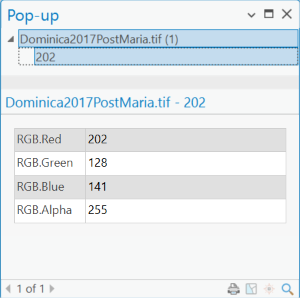
#> input picture content/images/4bandRGBA_Imagery.png, 300 x 298 px, given in place of Dominica2017_RGB_Extracted.png, which was not available
$ python resize_pngImage.py
#> lines starting #> are read from the running program, lines starting #| are printed output that depends on the picture
from PIL import Image


# Increase the maximum allowed image size
Image.MAX_IMAGE_PIXELS = None  # Disables the decompression bomb limit

input_path = r"C:\Projects\my_git_pages_website\Py-and-Sky-Labs\content\images\Dominica2017_RGB_Extracted.png"
output_path = r"C:\Projects\my_git_pages_website\Py-and-Sky-Labs\content\images\Dominica2017_RGB_Extracted_resized.png"


img = Image.open(input_path)
#> img is the input picture: PIL image 300x298 RGBA; mean R, G, B, A 230.7, 235.9, 239, 255
img= img.resize((1200,800)) # Resize to smaller size more manageable size for web display
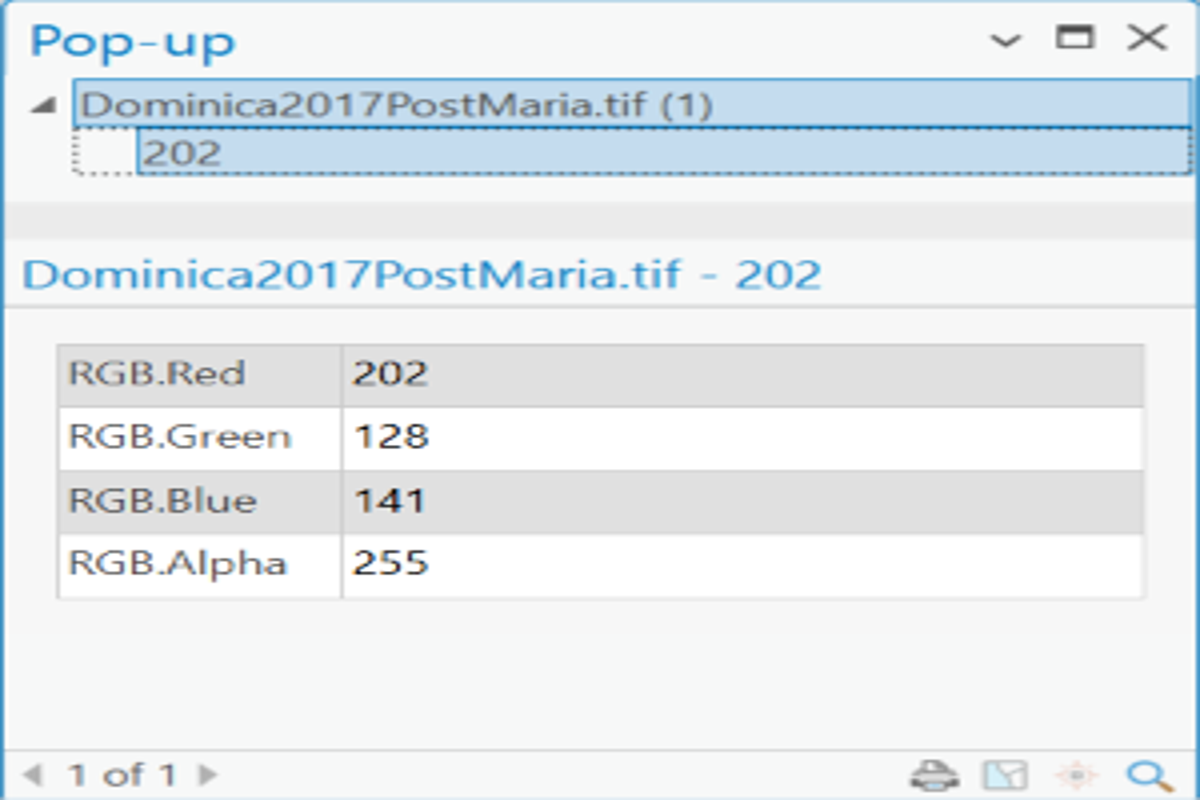
#> img: PIL image 1200x800 RGBA; mean R, G, B, A 230.7, 235.8, 239, 255
img.save(output_path)

print("Resized image saved",output_path)

$ run again, on content/images/ArcGIS_MB_ReformatImage_CreateFc_for_BuildingSamples.png
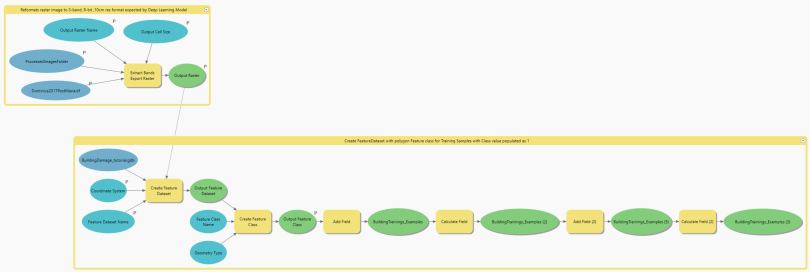
#> input picture content/images/ArcGIS_MB_ReformatImage_CreateFc_for_BuildingSamples.png, 1620 x 543 px, given in place of Dominica2017_RGB_Extracted.png, which was not available (shown at 1/2 size)
#> img is the input picture: PIL image 1620x543 RGBA; mean R, G, B, A 236.7, 241.6, 231.8, 255
#> `img= img.resize((1200,800))`:
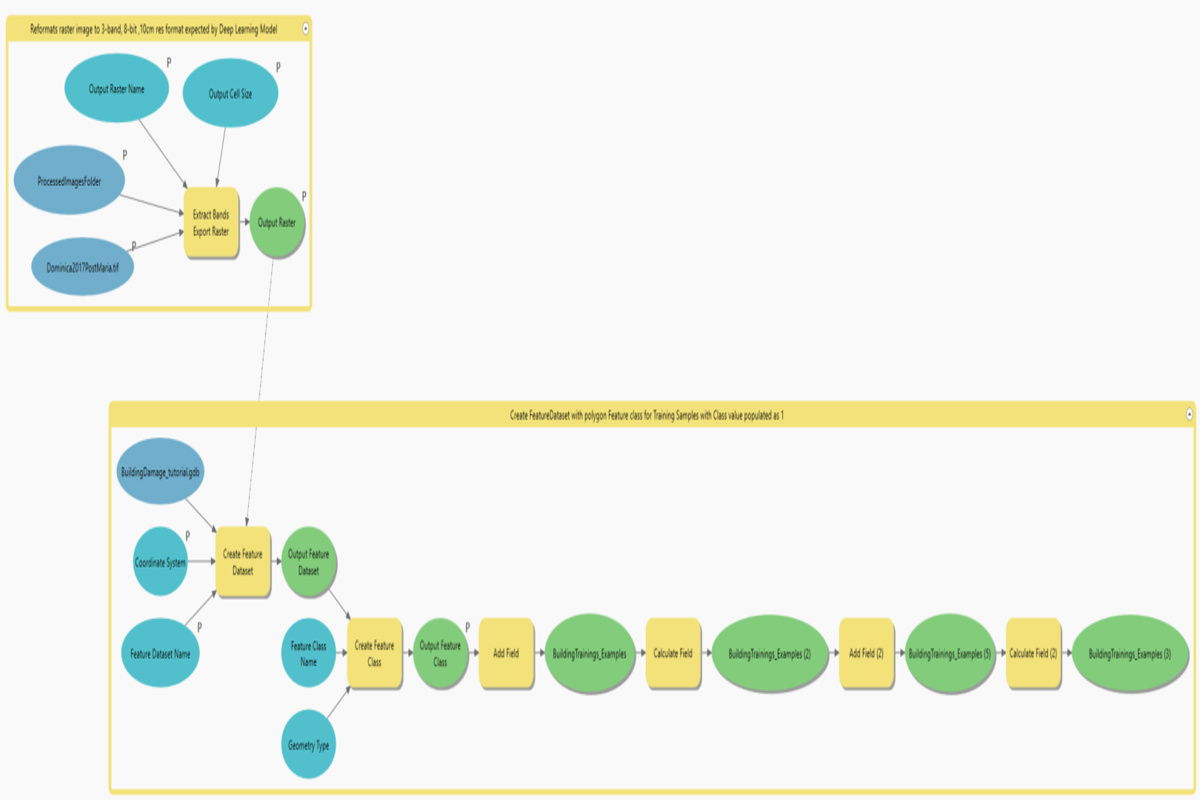
#> img: PIL image 1200x800 RGBA; mean R, G, B, A 236.7, 241.6, 231.8, 255

$ run again, on content/images/ArcGIS_Pro_CreateNewFc_TrainingSamples.png
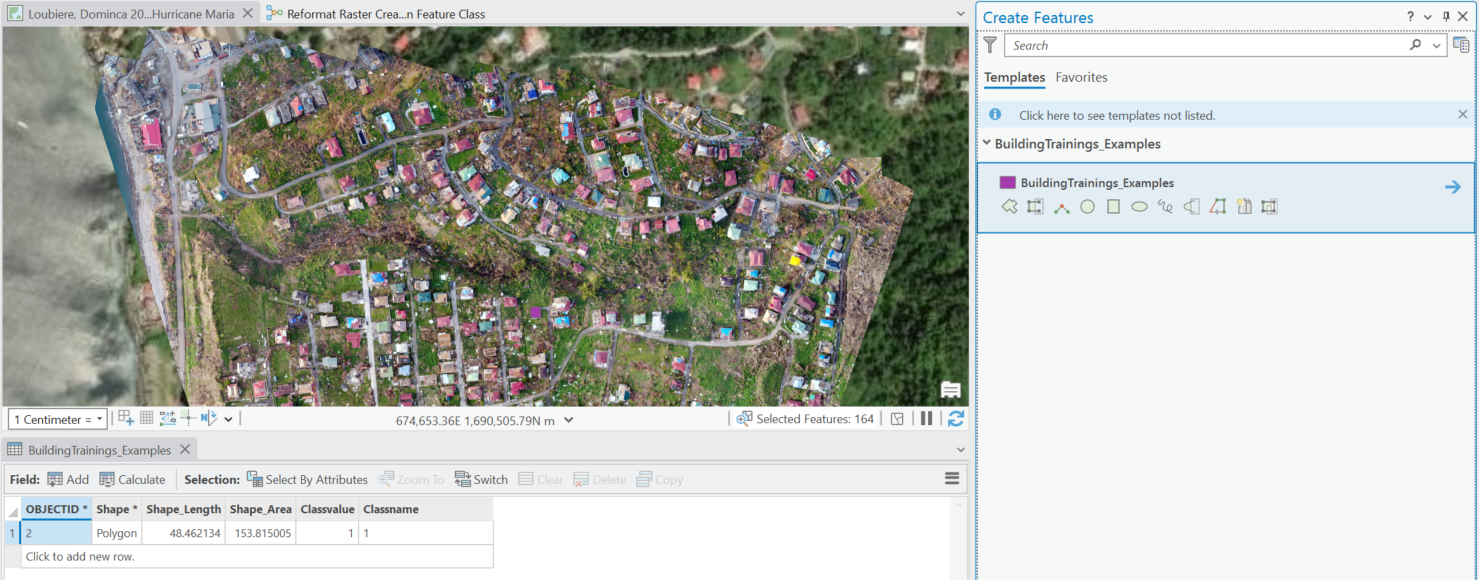
#> input picture content/images/ArcGIS_Pro_CreateNewFc_TrainingSamples.png, 1479 x 580 px, given in place of Dominica2017_RGB_Extracted.png, which was not available
#> img is the input picture: PIL image 1479x580 RGBA; mean R, G, B, A 184.5, 186.8, 180.4, 255
#> `img= img.resize((1200,800))`:
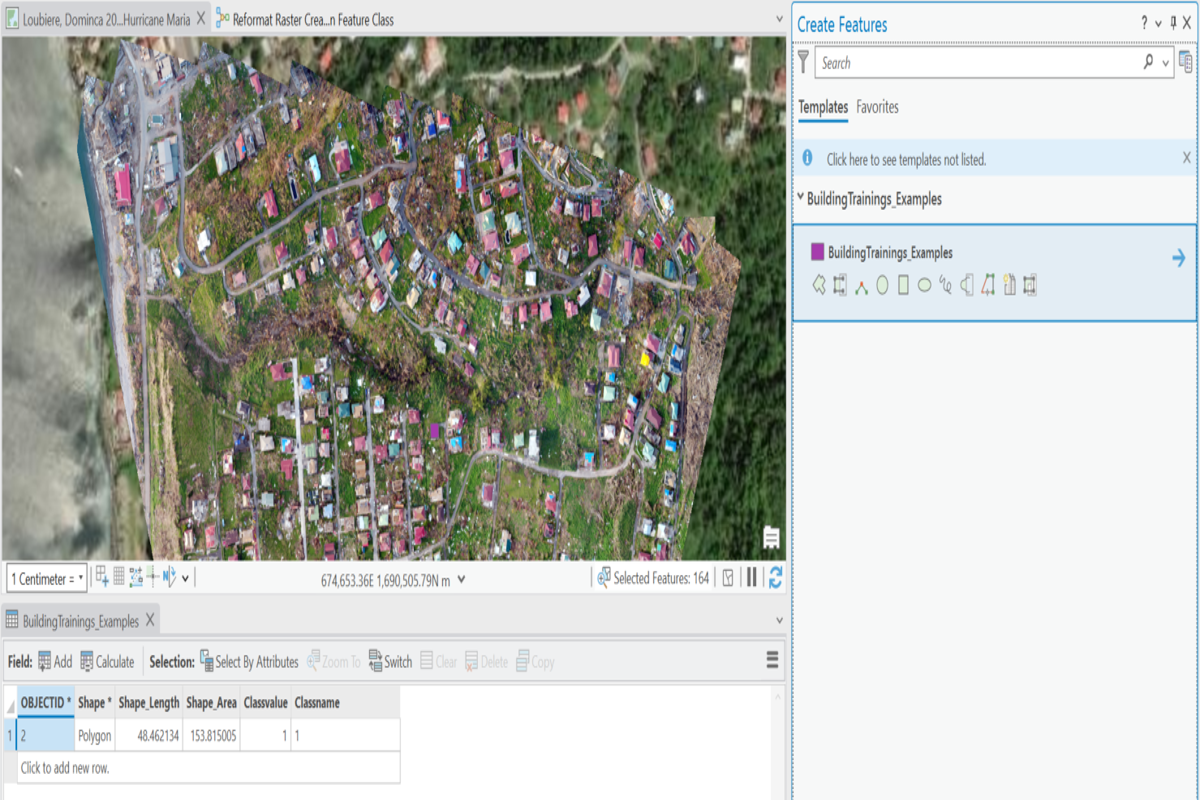
#> img: PIL image 1200x800 RGBA; mean R, G, B, A 184.5, 186.8, 180.4, 255
